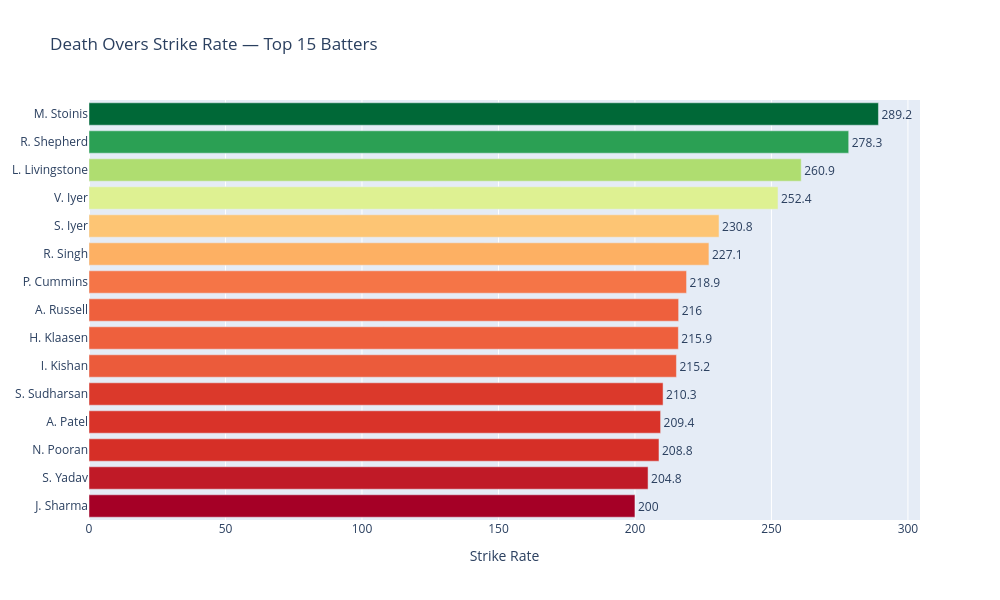

Write notebook code for a chart like this one.
### Code cell
top15_d = death_bat.head(15)

fig = go.Figure()

fig.add_trace(go.Bar(
    x=top15_d["death_SR"],
    y=top15_d["label"],
    orientation="h",
    marker=dict(color=top15_d["death_SR"], colorscale="RdYlGn"),
    text=top15_d["death_SR"],
    textposition="outside"
))

fig.update_layout(
    title="Death Overs Strike Rate — Top 15 Batters",
    xaxis_title="Strike Rate",
    yaxis=dict(autorange="reversed"),
    height=600, width=1000
)

fig.show()

### Figure 1 — Plotly figure (JSON) as saved in the notebook; plotly's stock layout.template omitted (floating-point values rounded to 4 significant figures)
{"data": [{"marker": {"color": [289.2, 278.3, 260.9, 252.4, 230.8, 227.1, 218.9, 216.0, 215.9, 215.2, 210.3, 209.4, 208.8, 204.8, 200.0], "colorscale": [[0, "rgb(165,0,38)"], [0.1, "rgb(215,48,39)"], [0.2, "rgb(244,109,67)"], [0.3, "rgb(253,174,97)"], [0.4, "rgb(254,224,139)"], [0.5, "rgb(255,255,191)"], [0.6, "rgb(217,239,139)"], [0.7, "rgb(166,217,106)"], [0.8, "rgb(102,189,99)"], [0.9, "rgb(26,152,80)"], [1, "rgb(0,104,55)"]]}, "orientation": "h", "text": [289.2, 278.3, 260.9, 252.4, 230.8, 227.1, 218.9, 216.0, 215.9, 215.2, 210.3, 209.4, 208.8, 204.8, 200.0], "textposition": "outside", "type": "bar", "x": [289.2, 278.3, 260.9, 252.4, 230.8, 227.1, 218.9, 216.0, 215.9, 215.2, 210.3, 209.4, 208.8, 204.8, 200.0], "y": ["M. Stoinis", "R. Shepherd", "L. Livingstone", "V. Iyer", "S. Iyer", "R. Singh", "P. Cummins", "A. Russell", "H. Klaasen", "I. Kishan", "S. Sudharsan", "A. Patel", "N. Pooran", "S. Yadav", "J. Sharma"]}], "layout": {"height": 600, "title": {"text": "Death Overs Strike Rate — Top 15 Batters"}, "width": 1000, "xaxis": {"title": {"text": "Strike Rate"}}, "yaxis": {"autorange": "reversed"}}}
